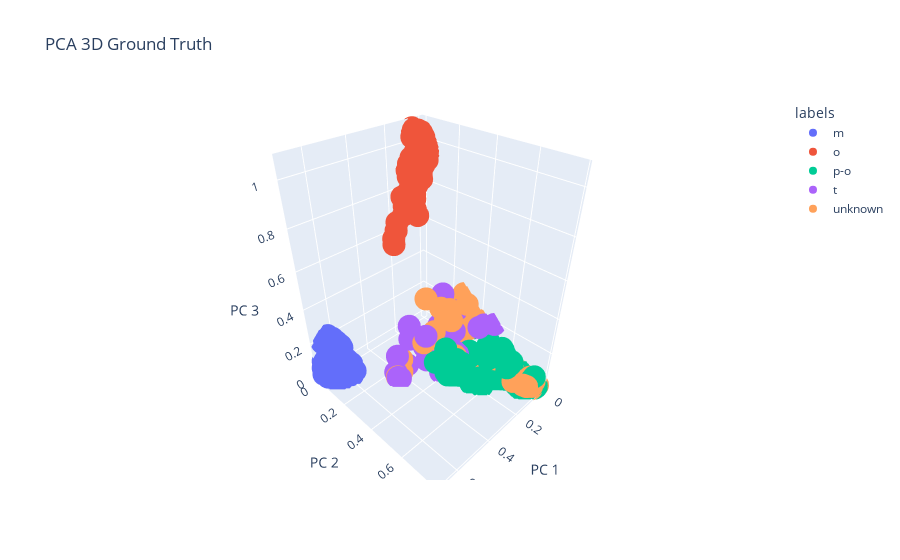

Notebook code cell kept with this figure:
### Code cell
import plotly.express as px
fig = px.scatter_3d(
    W_df, x='x1', y='x2', z='x3', color=W_df['labels'],
    labels={'x1': 'PC 1', 'x2': 'PC 2', 'x3': 'PC 3'}, title='PCA 3D Ground Truth'
)
fig.show()

### Figure 1 — Plotly figure (JSON) as saved in the notebook; plotly's stock layout.template omitted (floating-point values rounded to 4 significant figures; data arrays with more than 128 entries replaced by an {"elided": "..."} marker saying what was removed)
{"data": [{"hovertemplate": "labels=m<br>PC 1=%{x}<br>PC 2=%{y}<br>PC 3=%{z}<extra></extra>", "legendgroup": "m", "marker": {"color": "#636efa", "symbol": "circle"}, "mode": "markers", "name": "m", "scene": "scene", "showlegend": true, "type": "scatter3d", "x": {"elided": "459 float values"}, "y": {"elided": "459 float values"}, "z": {"elided": "459 float values"}}, {"hovertemplate": "labels=o<br>PC 1=%{x}<br>PC 2=%{y}<br>PC 3=%{z}<extra></extra>", "legendgroup": "o", "marker": {"color": "#EF553B", "symbol": "circle"}, "mode": "markers", "name": "o", "scene": "scene", "showlegend": true, "type": "scatter3d", "x": {"elided": "345 float values"}, "y": {"elided": "345 float values"}, "z": {"elided": "345 float values"}}, {"hovertemplate": "labels=p-o<br>PC 1=%{x}<br>PC 2=%{y}<br>PC 3=%{z}<extra></extra>", "legendgroup": "p-o", "marker": {"color": "#00cc96", "symbol": "circle"}, "mode": "markers", "name": "p-o", "scene": "scene", "showlegend": true, "type": "scatter3d", "x": {"elided": "374 float values"}, "y": {"elided": "374 float values"}, "z": {"elided": "374 float values"}}, {"hovertemplate": "labels=t<br>PC 1=%{x}<br>PC 2=%{y}<br>PC 3=%{z}<extra></extra>", "legendgroup": "t", "marker": {"color": "#ab63fa", "symbol": "circle"}, "mode": "markers", "name": "t", "scene": "scene", "showlegend": true, "type": "scatter3d", "x": {"elided": "281 float values"}, "y": {"elided": "281 float values"}, "z": {"elided": "281 float values"}}, {"hovertemplate": "labels=unknown<br>PC 1=%{x}<br>PC 2=%{y}<br>PC 3=%{z}<extra></extra>", "legendgroup": "unknown", "marker": {"color": "#FFA15A", "symbol": "circle"}, "mode": "markers", "name": "unknown", "scene": "scene", "showlegend": true, "type": "scatter3d", "x": {"elided": "266 float values"}, "y": {"elided": "266 float values"}, "z": {"elided": "266 float values"}}], "layout": {"legend": {"title": {"text": "labels"}, "tracegroupgap": 0}, "scene": {"domain": {"x": [0, 1], "y": [0, 1]}, "xaxis": {"title": {"text": "PC 1"}}, "yaxis": {"title": {"text": "PC 2"}}, "zaxis": {"title": {"text": "PC 3"}}}, "title": {"text": "PCA 3D Ground Truth"}}}
